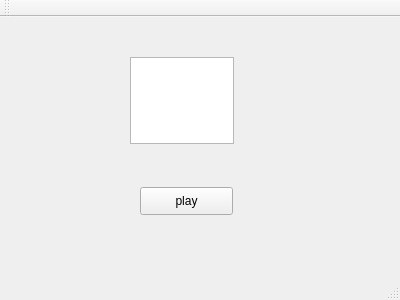
<?xml version="1.0" encoding="UTF-8"?>
<ui version="4.0">
 <class>MainWindow</class>
 <widget class="QMainWindow" name="MainWindow">
  <property name="geometry">
   <rect>
    <x>0</x>
    <y>0</y>
    <width>400</width>
    <height>300</height>
   </rect>
  </property>
  <property name="windowTitle">
   <string>MainWindow</string>
  </property>
  <widget class="QWidget" name="centralWidget">
   <widget class="QPushButton" name="playBtn">
    <property name="geometry">
     <rect>
      <x>140</x>
      <y>170</y>
      <width>93</width>
      <height>28</height>
     </rect>
    </property>
    <property name="text">
     <string>play</string>
    </property>
   </widget>
   <widget class="QTextEdit" name="speak_text">
    <property name="geometry">
     <rect>
      <x>130</x>
      <y>40</y>
      <width>104</width>
      <height>87</height>
     </rect>
    </property>
   </widget>
  </widget>
  <widget class="QMenuBar" name="menuBar">
   <property name="geometry">
    <rect>
     <x>0</x>
     <y>0</y>
     <width>400</width>
     <height>26</height>
    </rect>
   </property>
  </widget>
  <widget class="QToolBar" name="mainToolBar">
   <attribute name="toolBarArea">
    <enum>TopToolBarArea</enum>
   </attribute>
   <attribute name="toolBarBreak">
    <bool>false</bool>
   </attribute>
  </widget>
  <widget class="QStatusBar" name="statusBar"/>
 </widget>
 <layoutdefault spacing="6" margin="11"/>
 <resources/>
 <connections/>
</ui>
